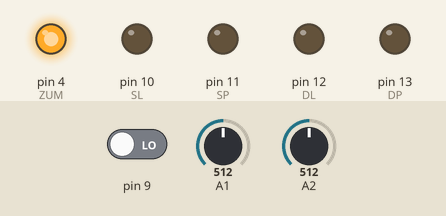
The sketch below on a simulated Arduino Uno, built with avr-gcc and run on an emulated ATmega328P. Parts: output pins drawn as LEDs (lit = HIGH). The inputs (shaded band) are chosen by the test bench; at power-on: A1 = 512, pin 9 LOW, A2 = 512.

Above: at 0.1 s.
At 1.8 s:
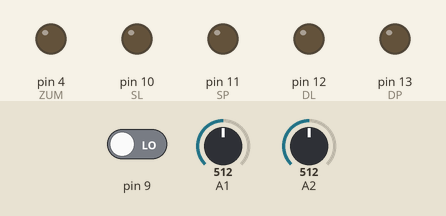
1.9 s: A1 set to 581
3.4 s: A1 set to 614
At 4.4 s:
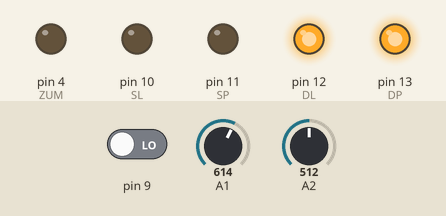
Timing chart, 0 to 6.4 s (numbered marks = the images above; inputs shaded):
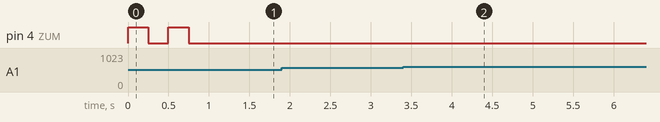

Measured:
- the behaviour switches between 599 and 600 on A1 (found by bisection; images 1 and 2)
- after the input at 1.9 s, every drawn part: stays the same
- after the input at 3.4 s, pin 12 (DL), pin 13 (DP): LOW → HIGH after 0.20 s

The sketch:

star_kat_123.ino
```cpp
#define SP     11
#define DP     13
#define SL     10
#define DL     12
#define ZUM     4

byte mas[] = {0, 0, 0, 0, 0, 0, 0};
byte x = 0;
byte y = 0;
/*
void setup() {
  pinMode(DL, OUTPUT);
  pinMode(DP, OUTPUT);
  pinMode(ZUM, OUTPUT);
  Serial.begin (9600);
  //----------------------------------
  while ((digitalRead(9)) == 1) { delay(10); }
  digitalWrite (ZUM, HIGH);
  delay (250);
  digitalWrite (ZUM, LOW);
  delay (250);
  digitalWrite (ZUM, HIGH);
  delay (250);
  digitalWrite (ZUM, LOW);
  delay (250);
  //---------------
  linia();
  linia();
  strich_cod();
  linia(); // если потребуется доехать до а3
  while (x > 0) {
    linia();
    x--;
  }
  if (y > 3) {
    p();
  }
  if (y < 3) {
    l();
  }
  while (y > 0) {
    linia();
    y--;
  }
  //------------------
  digitalWrite (ZUM, HIGH);
  delay (250);
  digitalWrite (ZUM, LOW);
  delay (250);
  digitalWrite (ZUM, HIGH);
  delay (250);
  digitalWrite (ZUM, LOW);
  delay (250);
  delay (2000);
  digitalWrite (ZUM, HIGH);
  delay (250);
  digitalWrite (ZUM, LOW);
  delay (250);
  digitalWrite (ZUM, HIGH);
  delay (250);
  digitalWrite (ZUM, LOW);
  delay (250);
  //------------------
  x = mas[0] - 1;
  y = mas[1] - 1;
  l();
  l();
  while (y > 0) {
    linia();
    y--;
  }
  y = mas[1] - 1;
  if (y > 3) {
    p();
  }
  if (y < 3) {
    l();
  }
  while (x > 0) {
    linia();
    x--;
  }
  linia();
  delay (1100);   // время на преодаление штрих-кода
  linia();
  linia();
  digitalWrite(DL, LOW );
  analogWrite(SL, 100);
  digitalWrite(DP, LOW );
  analogWrite(SP, 100);
  delay (200)    //  время чтобы точно встать в квадрат от его задней стенки
  digitalWrite(DL, HIGH );
  analogWrite(SL, 0);
  digitalWrite(DP, HIGH );
  analogWrite(SP, 0);
}
*/

void setup() {
  pinMode(DL, OUTPUT);
  pinMode(DP, OUTPUT);
  pinMode(ZUM, OUTPUT);
  Serial.begin (9600);
  //----------------------------------
  while ((digitalRead(9)) == 1) { delay(10); }
  digitalWrite (ZUM, HIGH);
  delay (250);
  digitalWrite (ZUM, LOW);
  delay (250);
  digitalWrite (ZUM, HIGH);
  delay (250);
  digitalWrite (ZUM, LOW);
  delay (250);
  //----------------------------------
  linia();
  strich_cod();
}

void loop() {
  //Serial.println (digitalRead(9));
  //delay(100);
}

void l() {
  while ((analogRead(A1)) < 600) {
    digitalWrite(DL, LOW );
    analogWrite(SL, 100);
    digitalWrite(DP, HIGH );
    analogWrite(SP, 100);
  }
  while ((analogRead(A1)) > 600) { }
  while ((analogRead(A1)) < 600) { }
  digitalWrite(DL, HIGH );
  analogWrite(SL, 0);
  digitalWrite(DP, HIGH );
  analogWrite(SP, 0);
}

void P() {
  while ((analogRead(A2)) < 600) {
    digitalWrite(DL, HIGH );
    analogWrite(SL, 100);
    digitalWrite(DP, LOW );
    analogWrite(SP, 100);
  }
  while ((analogRead(A2)) > 600) { }
  while ((analogRead(A2)) < 600) { }
  digitalWrite(DL, HIGH );
  analogWrite(SL, 0);
  digitalWrite(DP, HIGH );
  analogWrite(SP, 0);
}

void strich_cod() {
  // черная линия, а потом 7-бит
  // проехать вперед и считать код, записать в массив mas[]
  y = (mas[6]*64)+(mas[5]*32)+(mas[4]*16)+(mas[3]*8)+(mas[2]*4)+(mas[1]*2)+(mas[0]*1);
  while (y >= 10) {
    y = y - 10;
    x = x + 1;
  }
  byte mas[] = {0, 0, 0, 0, 0, 0, 0};
  mas[0] = x;
  mas[1] = y;
  x = x - 1;
  y = y - 1;
  digitalWrite(DL, HIGH );
  analogWrite(SL, 0);
  digitalWrite(DP, HIGH );
  analogWrite(SP, 0);
}

void linia() {
  while (((analogRead(A1)) < 600) && ((analogRead(A2)) < 600)) {
    if (((analogRead(A1)) > 600) && ((analogRead(A2)) > 600)) {
      digitalWrite(DL, HIGH );
      analogWrite(SL, 100);
      digitalWrite(DP, HIGH );
      analogWrite(SP, 100);
    }
    if (((analogRead(A1)) < 600) && ((analogRead(A2)) > 600)) {
      digitalWrite(DL, LOW );
      analogWrite(SL, 100);
      digitalWrite(DP, HIGH );
      analogWrite(SP, 100);
    }
    if (((analogRead(A1)) > 600) && ((analogRead(A2)) < 600)) {
      digitalWrite(DL, HIGH );
      analogWrite(SL, 100);
      digitalWrite(DP, LOW );
      analogWrite(SP, 100);
    }
  }
  while (((analogRead(A1)) < 600) && ((analogRead(A2)) < 600)) {
    digitalWrite(DL, HIGH );
    analogWrite(SL, 100);
    digitalWrite(DP, HIGH );
    analogWrite(SP, 100);
  }
  delay(200);
  digitalWrite(DL, HIGH );
  analogWrite(SL, 0);
  digitalWrite(DP, HIGH );
  analogWrite(SP, 0);
}
```
